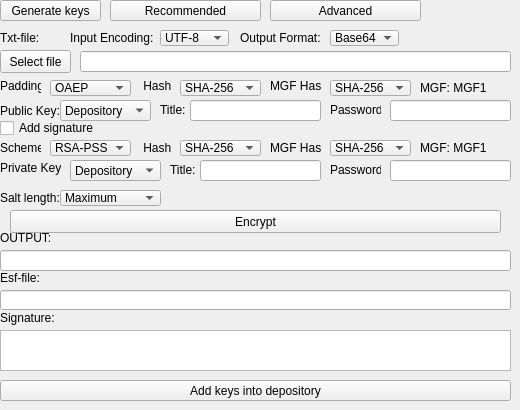
        <widget class="QWidget" name="pg_pbd_enc">
         <widget class="QLabel" name="lbl_pbdenc_txt">
          <property name="geometry">
           <rect>
            <x>0</x>
            <y>30</y>
            <width>41</width>
            <height>16</height>
           </rect>
          </property>
          <property name="text">
           <string>Txt-file:</string>
          </property>
         </widget>
         <widget class="QLabel" name="lbl_pbdenc_inenc">
          <property name="geometry">
           <rect>
            <x>70</x>
            <y>30</y>
            <width>91</width>
            <height>16</height>
           </rect>
          </property>
          <property name="text">
           <string>Input Encoding:</string>
          </property>
         </widget>
         <widget class="QPushButton" name="btn_pbdenc_enc">
          <property name="geometry">
           <rect>
            <x>10</x>
            <y>210</y>
            <width>491</width>
            <height>23</height>
           </rect>
          </property>
          <property name="text">
           <string>Encrypt</string>
          </property>
         </widget>
         <widget class="QLabel" name="lbl_pbdenc_out">
          <property name="geometry">
           <rect>
            <x>0</x>
            <y>230</y>
            <width>61</width>
            <height>16</height>
           </rect>
          </property>
          <property name="text">
           <string>OUTPUT:</string>
          </property>
         </widget>
         <widget class="QComboBox" name="cmbx_pbdenc_inenc">
          <property name="geometry">
           <rect>
            <x>160</x>
            <y>30</y>
            <width>69</width>
            <height>16</height>
           </rect>
          </property>
          <item>
           <property name="text">
            <string>UTF-8</string>
           </property>
          </item>
          <item>
           <property name="text">
            <string>UTF-16</string>
           </property>
          </item>
          <item>
           <property name="text">
            <string>ASCII</string>
           </property>
          </item>
          <item>
           <property name="text">
            <string>Hex</string>
           </property>
          </item>
          <item>
           <property name="text">
            <string>Base64</string>
           </property>
          </item>
         </widget>
         <widget class="QLabel" name="lbl_pbdenc_hash">
          <property name="geometry">
           <rect>
            <x>140</x>
            <y>76</y>
            <width>31</width>
            <height>20</height>
           </rect>
          </property>
          <property name="text">
           <string> Hash:</string>
          </property>
         </widget>
         <widget class="QComboBox" name="cmbx_pbdenc_hash">
          <property name="geometry">
           <rect>
            <x>180</x>
            <y>80</y>
            <width>81</width>
            <height>16</height>
           </rect>
          </property>
          <item>
           <property name="text">
            <string>SHA-256</string>
           </property>
          </item>
          <item>
           <property name="text">
            <string>SHA-384</string>
           </property>
          </item>
          <item>
           <property name="text">
            <string>SHA-512</string>
           </property>
          </item>
         </widget>
         <widget class="QComboBox" name="cmbx_pbdenc_pad">
          <property name="geometry">
           <rect>
            <x>50</x>
            <y>80</y>
            <width>81</width>
            <height>16</height>
           </rect>
          </property>
          <item>
           <property name="text">
            <string>OAEP</string>
           </property>
          </item>
          <item>
           <property name="text">
            <string>PKCS1v15</string>
           </property>
          </item>
         </widget>
         <widget class="QLabel" name="lbl_pbdenc_pad">
          <property name="geometry">
           <rect>
            <x>0</x>
            <y>76</y>
            <width>41</width>
            <height>20</height>
           </rect>
          </property>
          <property name="text">
           <string>Padding:</string>
          </property>
         </widget>
         <widget class="QComboBox" name="cmbx_pbdenc_mgfhash">
          <property name="geometry">
           <rect>
            <x>330</x>
            <y>80</y>
            <width>81</width>
            <height>16</height>
           </rect>
          </property>
          <item>
           <property name="text">
            <string>SHA-256</string>
           </property>
          </item>
          <item>
           <property name="text">
            <string>SHA-384</string>
           </property>
          </item>
          <item>
           <property name="text">
            <string>SHA-512</string>
           </property>
          </item>
         </widget>
         <widget class="QLabel" name="lbl_pbdenc_mgfhash">
          <property name="geometry">
           <rect>
            <x>270</x>
            <y>76</y>
            <width>51</width>
            <height>20</height>
           </rect>
          </property>
          <property name="text">
           <string>MGF Hash:</string>
          </property>
         </widget>
         <widget class="QLabel" name="lbl_pbdenc_mgf">
          <property name="geometry">
           <rect>
            <x>420</x>
            <y>80</y>
            <width>71</width>
            <height>16</height>
           </rect>
          </property>
          <property name="text">
           <string>MGF: MGF1</string>
          </property>
         </widget>
         <widget class="QComboBox" name="cmbx_pbdenc_outfm">
          <property name="geometry">
           <rect>
            <x>330</x>
            <y>30</y>
            <width>69</width>
            <height>16</height>
           </rect>
          </property>
          <item>
           <property name="text">
            <string>Base64</string>
           </property>
          </item>
          <item>
           <property name="text">
            <string>Hex</string>
           </property>
          </item>
         </widget>
         <widget class="QLabel" name="lbl_pbdenc_outfm">
          <property name="geometry">
           <rect>
            <x>240</x>
            <y>30</y>
            <width>91</width>
            <height>16</height>
           </rect>
          </property>
          <property name="text">
           <string>Output Format:</string>
          </property>
         </widget>
         <widget class="QPushButton" name="btn_pbdenc_rec">
          <property name="geometry">
           <rect>
            <x>110</x>
            <y>0</y>
            <width>151</width>
            <height>21</height>
           </rect>
          </property>
          <property name="text">
           <string>Recommended</string>
          </property>
         </widget>
         <widget class="QPlainTextEdit" name="pte_pbdenc_sign">
          <property name="geometry">
           <rect>
            <x>0</x>
            <y>330</y>
            <width>511</width>
            <height>41</height>
           </rect>
          </property>
         </widget>
         <widget class="QLabel" name="lbl_pbdenc_sign">
          <property name="geometry">
           <rect>
            <x>0</x>
            <y>310</y>
            <width>61</width>
            <height>16</height>
           </rect>
          </property>
          <property name="text">
           <string>Signature:</string>
          </property>
         </widget>
         <widget class="QPushButton" name="btn_pbdenc_sf">
          <property name="geometry">
           <rect>
            <x>0</x>
            <y>50</y>
            <width>71</width>
            <height>23</height>
           </rect>
          </property>
          <property name="text">
           <string>Select file</string>
          </property>
         </widget>
         <widget class="QLineEdit" name="lne_pbdenc_txt">
          <property name="geometry">
           <rect>
            <x>80</x>
            <y>51</y>
            <width>431</width>
            <height>21</height>
           </rect>
          </property>
         </widget>
         <widget class="QLabel" name="lbl_pbdenc_pbk">
          <property name="geometry">
           <rect>
            <x>0</x>
            <y>100</y>
            <width>61</width>
            <height>21</height>
           </rect>
          </property>
          <property name="text">
           <string>Public Key:</string>
          </property>
         </widget>
         <widget class="QComboBox" name="cmbx_pbdencs_sch">
          <property name="geometry">
           <rect>
            <x>50</x>
            <y>140</y>
            <width>81</width>
            <height>16</height>
           </rect>
          </property>
          <item>
           <property name="text">
            <string>RSA-PSS</string>
           </property>
          </item>
          <item>
           <property name="text">
            <string>PKCS1v15</string>
           </property>
          </item>
         </widget>
         <widget class="QLabel" name="lbl_pbdencs_hash">
          <property name="geometry">
           <rect>
            <x>140</x>
            <y>140</y>
            <width>31</width>
            <height>16</height>
           </rect>
          </property>
          <property name="text">
           <string> Hash:</string>
          </property>
         </widget>
         <widget class="QComboBox" name="cmbx_pbdenc_pbk">
          <property name="geometry">
           <rect>
            <x>60</x>
            <y>100</y>
            <width>91</width>
            <height>21</height>
           </rect>
          </property>
          <item>
           <property name="text">
            <string>Depository</string>
           </property>
          </item>
          <item>
           <property name="text">
            <string>Enter</string>
           </property>
          </item>
         </widget>
         <widget class="QCheckBox" name="chbx_pbdenc_addsign">
          <property name="geometry">
           <rect>
            <x>0</x>
            <y>120</y>
            <width>101</width>
            <height>16</height>
           </rect>
          </property>
          <property name="text">
           <string>Add signature</string>
          </property>
         </widget>
         <widget class="QLabel" name="lbl_pbdencs_sl">
          <property name="geometry">
           <rect>
            <x>0</x>
            <y>190</y>
            <width>61</width>
            <height>16</height>
           </rect>
          </property>
          <property name="text">
           <string>Salt length:</string>
          </property>
         </widget>
         <widget class="QLabel" name="lbl_pbdencs_mgfhash">
          <property name="geometry">
           <rect>
            <x>270</x>
            <y>140</y>
            <width>51</width>
            <height>16</height>
           </rect>
          </property>
          <property name="text">
           <string>MGF Hash:</string>
          </property>
         </widget>
         <widget class="QComboBox" name="cmbx_pbdencs_hash">
          <property name="geometry">
           <rect>
            <x>180</x>
            <y>140</y>
            <width>81</width>
            <height>16</height>
           </rect>
          </property>
          <item>
           <property name="text">
            <string>SHA-256</string>
           </property>
          </item>
          <item>
           <property name="text">
            <string>SHA-384</string>
           </property>
          </item>
          <item>
           <property name="text">
            <string>SHA-512</string>
           </property>
          </item>
         </widget>
         <widget class="QLabel" name="lbl_pbdencs_prk">
          <property name="geometry">
           <rect>
            <x>0</x>
            <y>160</y>
            <width>61</width>
            <height>16</height>
           </rect>
          </property>
          <property name="text">
           <string>Private Key:</string>
          </property>
         </widget>
         <widget class="QComboBox" name="cmbx_pbdenc_prk">
          <property name="geometry">
           <rect>
            <x>70</x>
            <y>160</y>
            <width>91</width>
            <height>21</height>
           </rect>
          </property>
          <item>
           <property name="text">
            <string>Depository</string>
           </property>
          </item>
          <item>
           <property name="text">
            <string>Enter</string>
           </property>
          </item>
         </widget>
         <widget class="QLabel" name="lbl_pbdencs_sch">
          <property name="geometry">
           <rect>
            <x>0</x>
            <y>140</y>
            <width>41</width>
            <height>16</height>
           </rect>
          </property>
          <property name="text">
           <string>Scheme:</string>
          </property>
         </widget>
         <widget class="QComboBox" name="cmbx_pbdencs_mgfhash">
          <property name="geometry">
           <rect>
            <x>330</x>
            <y>140</y>
            <width>81</width>
            <height>16</height>
           </rect>
          </property>
          <item>
           <property name="text">
            <string>SHA-256</string>
           </property>
          </item>
          <item>
           <property name="text">
            <string>SHA-384</string>
           </property>
          </item>
          <item>
           <property name="text">
            <string>SHA-512</string>
           </property>
          </item>
         </widget>
         <widget class="QLabel" name="lbl_pbdencs_mgf">
          <property name="geometry">
           <rect>
            <x>420</x>
            <y>140</y>
            <width>71</width>
            <height>16</height>
           </rect>
          </property>
          <property name="text">
           <string>MGF: MGF1</string>
          </property>
         </widget>
         <widget class="QComboBox" name="cmbx_pbdencs_sl">
          <property name="geometry">
           <rect>
            <x>60</x>
            <y>190</y>
            <width>101</width>
            <height>16</height>
           </rect>
          </property>
          <item>
           <property name="text">
            <string>Maximum</string>
           </property>
          </item>
          <item>
           <property name="text">
            <string>Digest length</string>
           </property>
          </item>
         </widget>
         <widget class="QLineEdit" name="lne_pbdenc_out">
          <property name="geometry">
           <rect>
            <x>0</x>
            <y>250</y>
            <width>511</width>
            <height>21</height>
           </rect>
          </property>
         </widget>
         <widget class="QPushButton" name="btn_pbdenc_addkdep">
          <property name="geometry">
           <rect>
            <x>0</x>
            <y>380</y>
            <width>511</width>
            <height>21</height>
           </rect>
          </property>
          <property name="text">
           <string>Add keys into depository</string>
          </property>
         </widget>
         <widget class="QPushButton" name="btn_pbdenc_genk">
          <property name="geometry">
           <rect>
            <x>0</x>
            <y>0</y>
            <width>101</width>
            <height>21</height>
           </rect>
          </property>
          <property name="text">
           <string>Generate keys</string>
          </property>
         </widget>
         <widget class="QPushButton" name="btn_pbdenc_adv">
          <property name="geometry">
           <rect>
            <x>270</x>
            <y>0</y>
            <width>151</width>
            <height>21</height>
           </rect>
          </property>
          <property name="text">
           <string>Advanced</string>
          </property>
         </widget>
         <widget class="QLabel" name="lbl_pbdenc_esf">
          <property name="geometry">
           <rect>
            <x>0</x>
            <y>270</y>
            <width>47</width>
            <height>16</height>
           </rect>
          </property>
          <property name="text">
           <string>Esf-file:</string>
          </property>
         </widget>
         <widget class="QLineEdit" name="lne_pbdenc_esf">
          <property name="geometry">
           <rect>
            <x>0</x>
            <y>290</y>
            <width>511</width>
            <height>20</height>
           </rect>
          </property>
         </widget>
         <widget class="QStackedWidget" name="stw_pbdenc_prk">
          <property name="geometry">
           <rect>
            <x>170</x>
            <y>160</y>
            <width>341</width>
            <height>21</height>
           </rect>
          </property>
          <property name="currentIndex">
           <number>1</number>
          </property>
          <widget class="QWidget" name="pg_pbdencs_ent">
           <widget class="QLineEdit" name="lne_pbdences_prk">
            <property name="geometry">
             <rect>
              <x>0</x>
              <y>0</y>
              <width>341</width>
              <height>21</height>
             </rect>
            </property>
           </widget>
          </widget>
          <widget class="QWidget" name="pg_pbdencs_dep">
           <widget class="QLineEdit" name="lne_pbdencds_prk">
            <property name="geometry">
             <rect>
              <x>30</x>
              <y>0</y>
              <width>121</width>
              <height>21</height>
             </rect>
            </property>
           </widget>
           <widget class="QLineEdit" name="lne_pbdencs_pass">
            <property name="geometry">
             <rect>
              <x>220</x>
              <y>0</y>
              <width>121</width>
              <height>21</height>
             </rect>
            </property>
           </widget>
           <widget class="QLabel" name="lbl_pbdencs_pass">
            <property name="geometry">
             <rect>
              <x>160</x>
              <y>0</y>
              <width>51</width>
              <height>20</height>
             </rect>
            </property>
            <property name="text">
             <string>Password:</string>
            </property>
           </widget>
           <widget class="QLabel" name="lbl_pbdencs_prktitle">
            <property name="geometry">
             <rect>
              <x>0</x>
              <y>0</y>
              <width>31</width>
              <height>20</height>
             </rect>
            </property>
            <property name="text">
             <string>Title:</string>
            </property>
           </widget>
          </widget>
         </widget>
         <widget class="QStackedWidget" name="stw_pbdenc_pbk">
          <property name="geometry">
           <rect>
            <x>160</x>
            <y>100</y>
            <width>351</width>
            <height>21</height>
           </rect>
          </property>
          <property name="currentIndex">
           <number>1</number>
          </property>
          <widget class="QWidget" name="pg_pbdenc_ent">
           <widget class="QLineEdit" name="lne_pbdence_pbk">
            <property name="geometry">
             <rect>
              <x>0</x>
              <y>0</y>
              <width>351</width>
              <height>21</height>
             </rect>
            </property>
           </widget>
          </widget>
          <widget class="QWidget" name="pg_pbdenc_dep">
           <widget class="QLineEdit" name="lne_pbdencd_pbk">
            <property name="geometry">
             <rect>
              <x>30</x>
              <y>0</y>
              <width>131</width>
              <height>21</height>
             </rect>
            </property>
           </widget>
           <widget class="QLineEdit" name="lne_pbdenc_pass">
            <property name="geometry">
             <rect>
              <x>230</x>
              <y>0</y>
              <width>121</width>
              <height>21</height>
             </rect>
            </property>
           </widget>
           <widget class="QLabel" name="lbl_pbdenc_pass">
            <property name="geometry">
             <rect>
              <x>170</x>
              <y>0</y>
              <width>51</width>
              <height>20</height>
             </rect>
            </property>
            <property name="text">
             <string>Password:</string>
            </property>
           </widget>
           <widget class="QLabel" name="lbl_pbdenc_pbktitle">
            <property name="geometry">
             <rect>
              <x>0</x>
              <y>0</y>
              <width>31</width>
              <height>20</height>
             </rect>
            </property>
            <property name="text">
             <string>Title:</string>
            </property>
           </widget>
          </widget>
         </widget>
        </widget>
